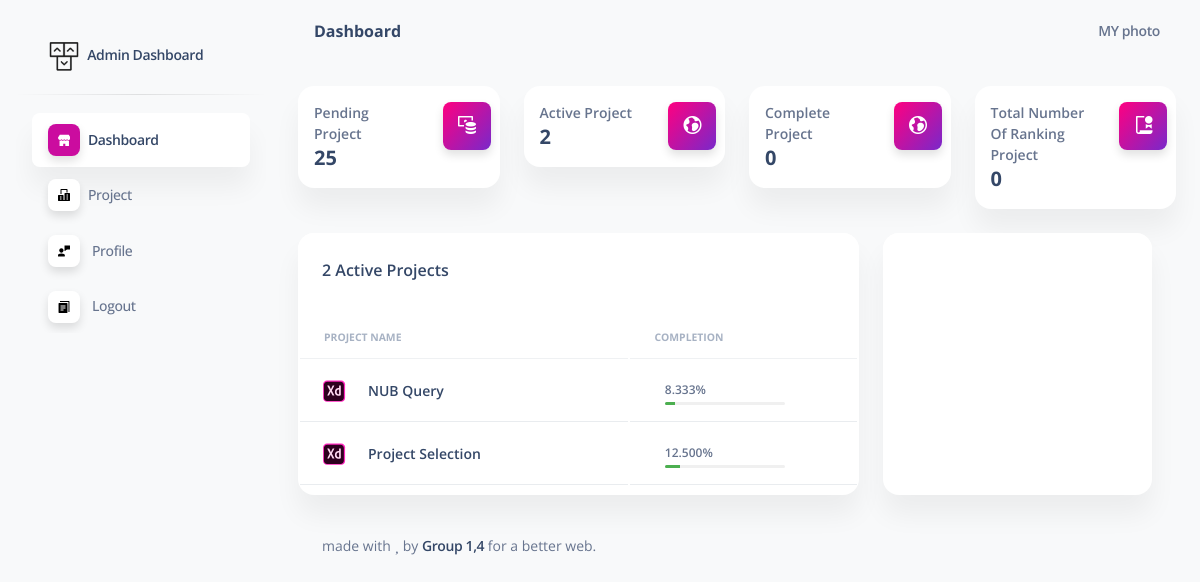
The app's page /head_admin_dashboard/ (signed in) with its own data.
### tables this page shows
CREATE TABLE `summer24` (
  `id` int NOT NULL,
  `session` varchar(50) DEFAULT NULL,
  `group_number` int DEFAULT NULL,
  `approved_by_faculty` varchar(100) DEFAULT '0',
  `project_name` varchar(200) DEFAULT NULL,
  `project_description` longtext,
  `create_time` timestamp NOT NULL DEFAULT CURRENT_TIMESTAMP,
  `student_id` varchar(50) DEFAULT NULL,
  `progress` double(11,3) DEFAULT '0.000',
  `status` varchar(255) DEFAULT '0',
  `op_head` varchar(255) DEFAULT NULL
);

### head_admin_dashboard/extention/header_database.php (called while the page is built, shortened)
<?php
 $teacher_id= $_SESSION['admin'];
$query = "SELECT * FROM users WHERE teacher_id = '$teacher_id'";
$result = mysqli_query($connection, $query);
if ($result && mysqli_num_rows($result) > 0) {
    $row = mysqli_fetch_assoc($result);
    $session = $row['session'];
}
    $query_active = "SELECT COUNT(*) AS group_count2 FROM $session WHERE  approved_by_faculty <> '0' AND NOT approved_by_faculty REGEXP '^[0-9]+$' AND status='approved'";
    $result_active = mysqli_query($connection, $query_active);
    if ($result_active) {
        $row = mysqli_fetch_assoc($result_active);
        $groupCount2 = $row['group_count2'];
    } else {
        $groupCount2=0;
        }
?>

### head_admin_dashboard/index.php (the view, shortened to what this page needs)
<?php
include '../database.php';
include 'extention/header_database.php';
$query_active_p = "SELECT * FROM $session WHERE approved_by_faculty <> '0' AND NOT approved_by_faculty REGEXP '^[0-9]+$' AND status = 0 ORDER BY id DESC";
$result_active_p = mysqli_query($connection, $query_active_p);
?>
<!DOCTYPE html>
<html lang="en">
<head>
    <link href="assets/css/nucleo-icons.css" rel="stylesheet" />
    <link href="assets/css/nucleo-svg.css" rel="stylesheet" />
    <link href="assets/css/nucleo-svg.css" rel="stylesheet" />
    <link id="pagestyle" href="assets/css/soft-ui-dashboard.min.css?v=1.0.7" rel="stylesheet" />
</head>
<body class="g-sidenav-show  bg-gray-100">
    <?php include 'extention/nev.php'; ?>
    <main class="main-content position-relative max-height-vh-100 h-100 border-radius-lg ">
        <nav class="navbar navbar-main navbar-expand-lg px-0 mx-4 shadow-none border-radius-xl" id="navbarBlur"
            navbar-scroll="true">
            <div class="container-fluid py-1 px-3">
                <nav aria-label="breadcrumb">
                    <h6 class="font-weight-bolder mb-0">Dashboard</h6>
                </nav>
                <div class="collapse navbar-collapse mt-sm-0 mt-2 me-md-0 me-sm-4" id="navbar">
                    <ul class="navbar-nav  justify-content-end">
                        <?php include 'extention/profile_thumbnail.php'; ?>
                    </ul>
                </div>
            </div>
        </nav>
        <div class="container-fluid py-4">
            <div class="row">
            <?php include 'extention/header.php'; ?>
                <div class="row my-4">
                    <div class="col-lg-8 col-md-6 mb-md-0 mb-4">
                        <div class="card">
                            <div class="card-header pb-0">
                                <div class="row">
                                    <div class="col-lg-6 col-7">
                                        <h6> <?php echo $groupCount2 ?> Active Projects</h6>
                                    </div>
                                </div>
                            </div>
                            <div class="card-body px-0 pb-2">
                                <div class="table-responsive">
                                    <table class="table align-items-center mb-0">
                                        <thead>
                                            <tr>
                                                <th class="text-uppercase text-secondary text-xxs font-weight-bolder opacity-7">Project Name</th>
                                                <th class=" text-uppercase text-secondary text-xxs font-weight-bolder opacity-7">Completion</th>
                                            </tr>
                                        </thead>
                                        <tbody>
    <?php
    if ($result_active_p && mysqli_num_rows($result_active_p) > 0) {
        while ($row = mysqli_fetch_assoc($result_active_p)) {
            $projectName = $row['project_name'];
            $progressPercentage = $row['progress'];
            $project_id = $row['id'];
    ?>
            <tr class="project-row" data-bs-toggle="modal" data-bs-target="#projectModal<?php echo $project_id ?>">
                <td>
                    <div class="d-flex px-2 py-1">
                        <div>
                            <img src="../assets/img/small-logos/logo-xd.svg" class="avatar avatar-sm me-3" alt="xd">
                        </div>
                        <div class="d-flex flex-column justify-content-center">
                            <h6 class="mb-0 text-sm"><?php echo $projectName ?></h6>
                        </div>
                    </div>
                </td>
                <td class="align-middle">
                    <div class="progress-wrapper w-75 mx-auto">
                        <div class="progress-info">
                            <div class="progress-percentage">
                                <span class="text-xs font-weight-bold"><?php echo $progressPercentage ?>%</span>
                            </div>
                        </div>
                        <div class="progress1">
<div class="progress-container1">
<div class="progress-bar1" id="myProgressBar<?php echo $project_id ?>"></div>
</div>
</div>
</div>
</td>
</tr>
    <?php
        }
    }
    ?>
</tbody>
                                    </table>
                                </div>
                            </div>
                        </div>
                    </div>
                    <div class="col-lg-4 col-md-6">
                        <div class="card h-100">
                        <div class="card-header pb-0">
                                </div>
                            </div>
                        </div>
                    </div>
                </div>
                <footer class="footer pt-3  ">
                    <div class="container-fluid">
                        <div class="row align-items-center justify-content-lg-between">
                            <div class="col-lg-6 mb-lg-0 mb-4">
                                <div class="copyright text-center text-sm text-muted text-lg-start">
                                    made with <i class="fa fa-heart"></i> by
                                    <a href="../contact_us/" class="font-weight-bold" target="_blank">Group 1,4</a>
                                    for a better web.
                                </div>
                            </div>
                        </div>
                    </div>
                </footer>
            </div>
    </main>
</body>
</html>

### head_admin_dashboard/index.php (style rules this page uses)
.progress1 { height: 3px; width: 120px; background-color: #f0f0f0; border-radius: 5px; overflow: hidden; position: relative; }
.progress-container1 { width: 100%; background-color: #f0f0f0; }
.progress-bar1 { width: 0%; height: 30px; background-color: #4caf50; text-align: center; line-height: 30px; color: white; }

### records on screen
summer24: project_name "NUB Query", progress "8.333"
summer24: project_name "Project Selection", progress "12.500"

### other values on screen
$groupCount1 "25"
$groupCount2 "2"
$statusCount "0"
$num_approved_projects "0"
